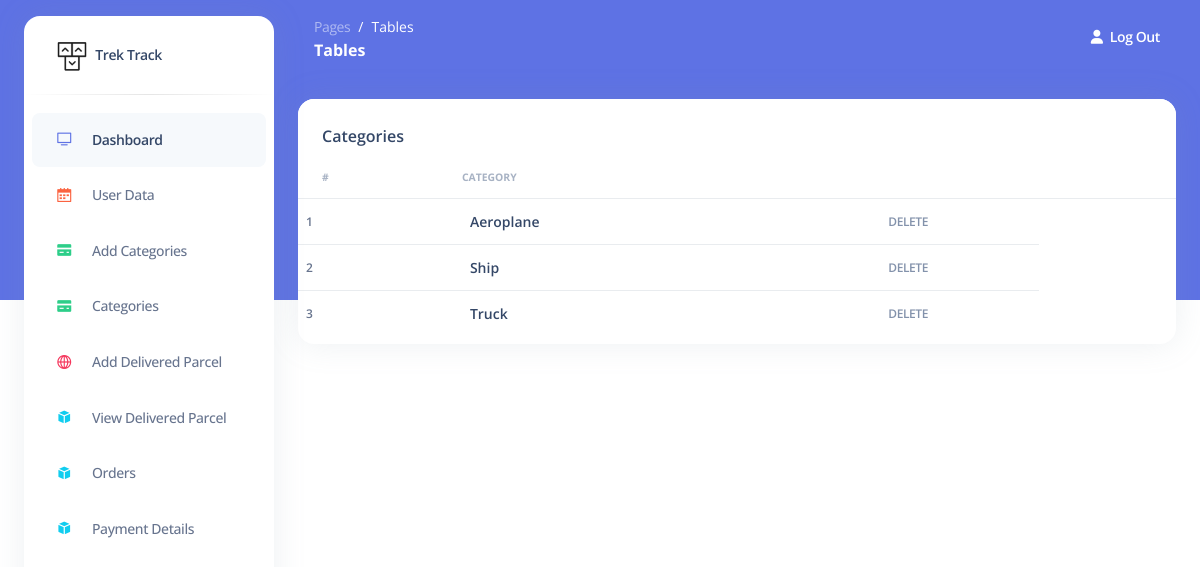
/admin/categories.php (signed in), run on the app's committed database.
### tables this page shows
CREATE TABLE `categories` (
  `cid` int(11) NOT NULL,
  `cname` varchar(255) NOT NULL
);

### admin/categories.php (the view, shortened to what this page needs)
<?php
include 'conn.php';
  ?>
  <!DOCTYPE html>
  <html lang="en">
  <head>
  </head>
  <body>
    <link href="assets/css/nucleo-icons.css" rel="stylesheet" />
    <link href="assets/css/nucleo-svg.css" rel="stylesheet" />
    <link href="assets/css/nucleo-svg.css" rel="stylesheet" />
    <link id="pagestyle" href="assets/css/argon-dashboard.css?v=2.0.4" rel="stylesheet" />
    <aside class="sidenav bg-white navbar navbar-vertical navbar-expand-xs border-0 border-radius-xl my-3 fixed-start ms-4 " id="sidenav-main">
      <div class="sidenav-header">
        <a class="navbar-brand m-0" href="dashboard.php" >
          <img src="assets/img/logo-ct-dark.png" class="navbar-brand-img h-100" alt="main_logo">
          <span class="ms-1 font-weight-bold">Trek Track</span>
        </a>
      </div>
      <hr class="horizontal dark mt-0">
      <div class="collapse navbar-collapse min-height-400  w-auto " id="sidenav-collapse-main">
        <ul class="navbar-nav">
          <li class="nav-item">
            <a class="nav-link active" href="dashboard.php">
              <div class="icon icon-shape icon-sm border-radius-md text-center me-2 d-flex align-items-center justify-content-center">
                <i class="ni ni-tv-2 text-primary text-sm opacity-10"></i>
              </div>
              <span class="nav-link-text ms-1">Dashboard</span>
            </a>
          </li>
          <li class="nav-item">
            <a class="nav-link " href="User.php">
              <div class="icon icon-shape icon-sm border-radius-md text-center me-2 d-flex align-items-center justify-content-center">
                <i class="ni ni-calendar-grid-58 text-warning text-sm opacity-10"></i>
              </div>
              <span class="nav-link-text ms-1">User Data</span>
            </a>
          </li>
          <li class="nav-item">
            <a class="nav-link " href="addcategories.php">
              <div class="icon icon-shape icon-sm border-radius-md text-center me-2 d-flex align-items-center justify-content-center">
                <i class="ni ni-credit-card text-success text-sm opacity-10"></i>
              </div>
              <span class="nav-link-text ms-1">Add Categories</span>
            </a>
          </li>  <li class="nav-item">
            <a class="nav-link " href="categories.php">
              <div class="icon icon-shape icon-sm border-radius-md text-center me-2 d-flex align-items-center justify-content-center">
                <i class="ni ni-credit-card text-success text-sm opacity-10"></i>
              </div>
              <span class="nav-link-text ms-1">Categories</span>
            </a>
          </li>
          <li class="nav-item">
            <a class="nav-link " href="adddeliveredProduct.php">
              <div class="icon icon-shape icon-sm border-radius-md text-center me-2 d-flex align-items-center justify-content-center">
                <i class="ni ni-world-2 text-danger text-sm opacity-10"></i>
              </div>
              <span class="nav-link-text ms-1">Add Delivered Parcel</span>
            </a>
          </li>
          <li class="nav-item">
            <a class="nav-link " href="products.php">
              <div class="icon icon-shape icon-sm border-radius-md text-center me-2 d-flex align-items-center justify-content-center">
                <i class="ni ni-app text-info text-sm opacity-10"></i>
              </div>
              <span class="nav-link-text ms-1">View Delivered Parcel</span>
            </a>
          </li>
          <li class="nav-item">
            <a class="nav-link " href="order.php">
              <div class="icon icon-shape icon-sm border-radius-md text-center me-2 d-flex align-items-center justify-content-center">
                <i class="ni ni-app text-info text-sm opacity-10"></i>
              </div>
              <span class="nav-link-text ms-1">Orders</span>
            </a>
          </li>
          <li class="nav-item">
            <a class="nav-link " href="viewpaymentdetails.php">
              <div class="icon icon-shape icon-sm border-radius-md text-center me-2 d-flex align-items-center justify-content-center">
                <i class="ni ni-app text-info text-sm opacity-10"></i>
              </div>
              <span class="nav-link-text ms-1">Payment Details</span>
            </a>
          </li>
        </ul>
        </div>
        <div class="" style="padding-top: 10rem;">
        </div>
    </aside>
    <main class="main-content position-relative border-radius-lg ">
      <nav class="navbar navbar-main navbar-expand-lg px-0 mx-4 shadow-none border-radius-xl " id="navbarBlur" data-scroll="false">
        <div class="container-fluid py-1 px-3">
          <nav aria-label="breadcrumb">
            <ol class="breadcrumb bg-transparent mb-0 pb-0 pt-1 px-0 me-sm-6 me-5">
              <li class="breadcrumb-item text-sm"><a class="opacity-5 text-white" href="javascript:;">Pages</a></li>
              <li class="breadcrumb-item text-sm text-white active" aria-current="page">Tables</li>
            </ol>
            <h6 class="font-weight-bolder text-white mb-0">Tables</h6>
          </nav>
          <div class="collapse navbar-collapse mt-sm-0 mt-2 me-md-0 me-sm-4" id="navbar">
            <ul class="navbar-nav  justify-content-end">
            <li class="nav-item d-flex align-items-center">
              <a href="logout.php" class="nav-link text-white font-weight-bold px-0">
                <i class="fa fa-user me-sm-1"></i>
                <span class="d-sm-inline d-none">Log Out</span>
              </a>
            </li>
            </ul>
          </div>
        </div>
      </nav>
      <?php
      $sql = "SELECT * FROM  categories ";
      $result = mysqli_query($conn, $sql);
      $row_count = mysqli_num_rows($result);
      if($row_count > 0){
          ?>
      <div class="container-fluid py-4">
        <div class="row">
          <div class="col-12">
            <div class="card mb-4">
              <div class="card-header pb-0">
                <h6>Categories</h6>
              </div>
              <div class="card-body px-0 pt-0 pb-2">
                <div class="table-responsive p-0">
                  <table class="table align-items-center mb-0">
                    <thead>
                      <tr>
                        <th class="text-uppercase text-secondary text-xxs font-weight-bolder opacity-7">#</th>
                        <th class="text-uppercase text-secondary text-xxs font-weight-bolder opacity-7 ps-2">Category</th>
                        <th class="text-center text-uppercase text-secondary text-xxs font-weight-bolder opacity-7"></th>
                        <th class="text-center text-uppercase text-secondary text-xxs font-weight-bolder opacity-7"></th>
                        <th class="text-secondary opacity-7"></th>
                      </tr>
                    </thead>
                    <tbody>
                      <?php
              while($row = mysqli_fetch_assoc($result)){
                      ?>
                    <tr>
                    <td>
                          <p class="text-xs font-weight-bold mb-0"><?php echo $row ['cid'] ?></p>
                        </td>
                    <td>
                          <div class="d-flex px-2 py-1">
                            <div class="d-flex flex-column justify-content-center">
                              <h6 class="mb-0 text-sm"><?php echo $row ['cname'] ?></h6>
                            </div>
                          </div>
                        </td>
                        <td class="align-middle">
                        <td><a href="deletecategory.php?id=<?php echo $row['cid'] ?>" class="text-secondary font-weight-bold text-xs" data-toggle="tooltip" data-original-title="delete category">DELETE
                        </a></td>
                        </td>
                      </tr>
    <?php
              }
    ?>
                  </tbody>
                  </table>
                  <?php
  }
      else{
          echo "<h3>No Category Added</h3>";
      }
      ?>
                </div>
              </div>
            </div>
          </div>
          </div>
      </div>
    </main>
  </body>
  </body>
  </html>

### admin/assets/css/nucleo-svg.css (style rules this page uses)
.icon { display: inline-block; color: #111111; height: 1em; width: 1em; }
.icon-sm { height: 0.8em; width: 0.8em; }
.icon { fill: currentColor; stroke: none; }

### data on the page
categories: cid "1", cname "Aeroplane"
categories: cid "2", cname "Ship"
categories: cid "3", cname "Truck"
